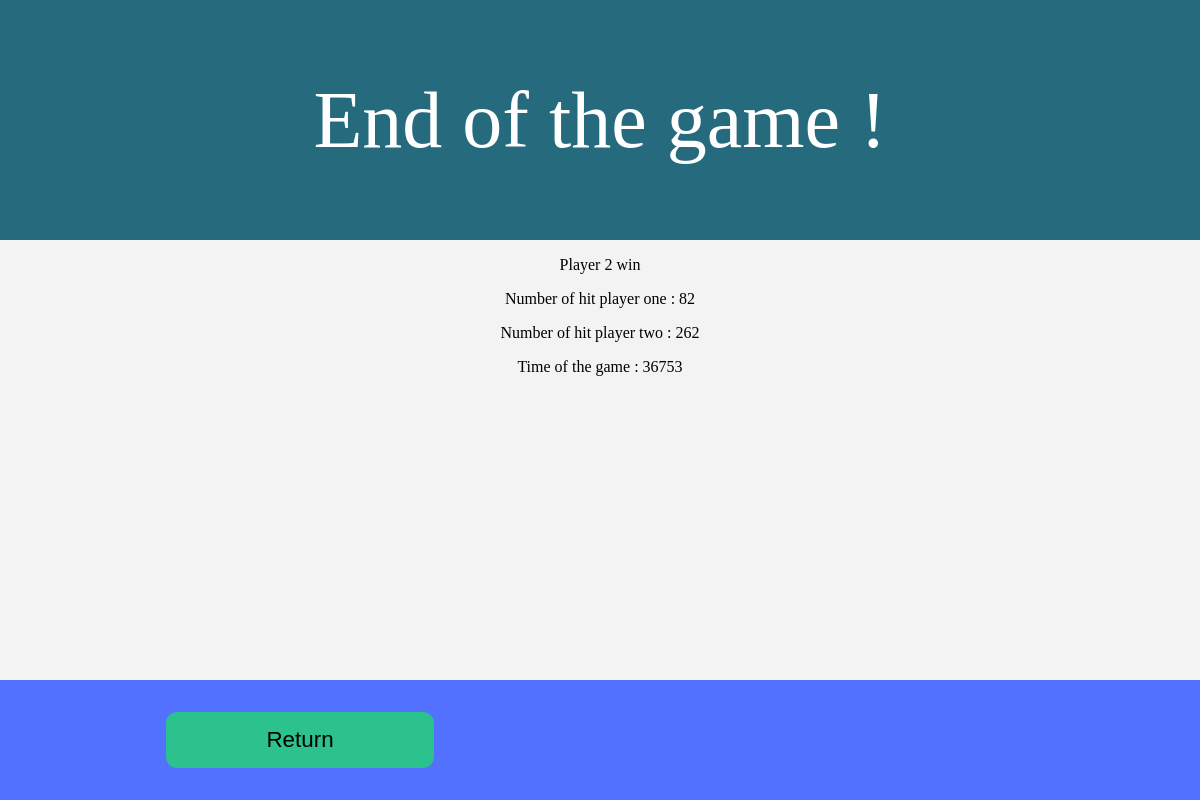
The page /play/endgame on the database as committed earlier.
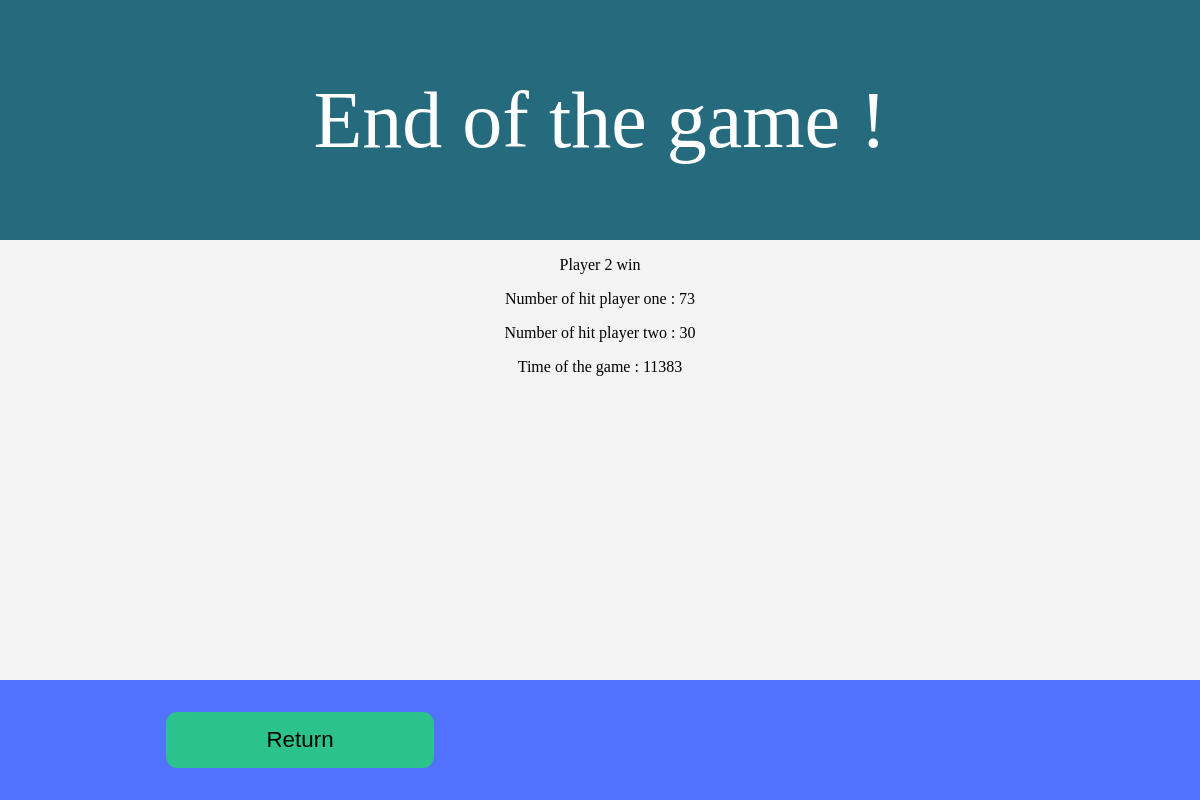
The same page on the database as committed later.
### tables this page shows
CREATE TABLE 'Match' (
	                   'Player1Win' BOOLEAN,
                    	'Player2Win' BOOLEAN,
                    	'NbHitPlayer1' INT,
                    	'NbHitPlayer2' INT,
                    	'Time' INT,
                    	'ID' INTEGER PRIMARY KEY AUTOINCREMENT);

### home.py (the view)
@app.route("/play/endgame",methods =['POST','GET'])
def endgame():
    if (request.method == "POST"):
        connexion = sqlite3.connect("static/game.db")
        curseur = connexion.cursor()
        requete = "Insert into Match (Player1Win,Player2Win,NbHitPlayer1,NbHitPlayer2,Time) values(?,?,?,?,?);"
        curseur.execute(requete,(str(request.form["Player1Win"]),str(request.form["Player2Win"]),request.form["NbHitPlayer1"],request.form["NbHitPlayer2"],request.form["Time"]))
        connexion.commit()
        connexion.close()
        return "ok"
    else:
        connexion = sqlite3.connect("static/game.db")
        curseur = connexion.cursor()
        data = curseur.execute("SELECT * from Match where id = (SELECT MAX(id) from Match);")
        for row in data:
            ligne = {
                    'Player1Win': row[0],
                    'Player2Win':row[1],
                    'NbHitPlayer1':row[2],
                    'NbHitPlayer2':row[3],
                    'Time':row[4],
                }
        connexion.close()
        return render_template("endgame.html",info=ligne)

### templates/endgame.html (shortened to what this page needs)
<!DOCTYPE html>
<html lang="en" dir="ltr">
  <head>
    <link rel="stylesheet" href="{{ url_for('static', filename='map.css') }}">
  </head>
  <body>
    <div class="play">
      <header>
        <p>End of the game !</p>
      </header>
      <div class="list">
        {% if 'Player1Win' == "true" %}
          <p>Player 1 win</p>
        {% else %}
          <p>Player 2 win</p>
        {% endif %}
        <p>Number of hit player one : {{info.NbHitPlayer1}}</p>
        <p>Number of hit player two : {{info.NbHitPlayer2}}</p>
        <p>Time of the game : {{info.Time}}</p>
      </div>
    </div>
    <footer>
      <div class="div_button2">
        <button class="button2" type="button" name="return" onclick="window.location.href='{{ url_for( 'home')}}'">Return</button>
      </div>
    </footer>
  </body>
</html>

Rows that differ between the two databases and show on the page:
no longer on this page (row unchanged): Match: NbHitPlayer1 "82", NbHitPlayer2 "262", Time "36753"
added Match: NbHitPlayer1 "73", NbHitPlayer2 "30", Time "11383"
